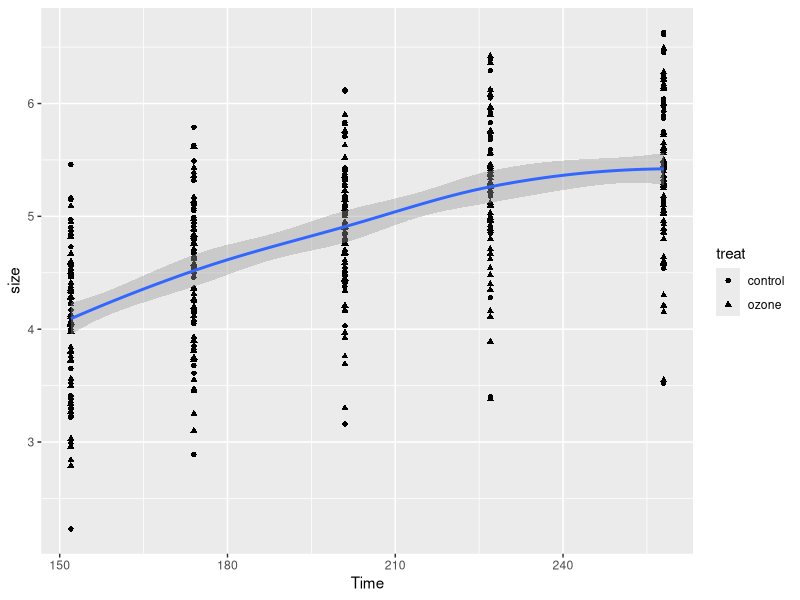
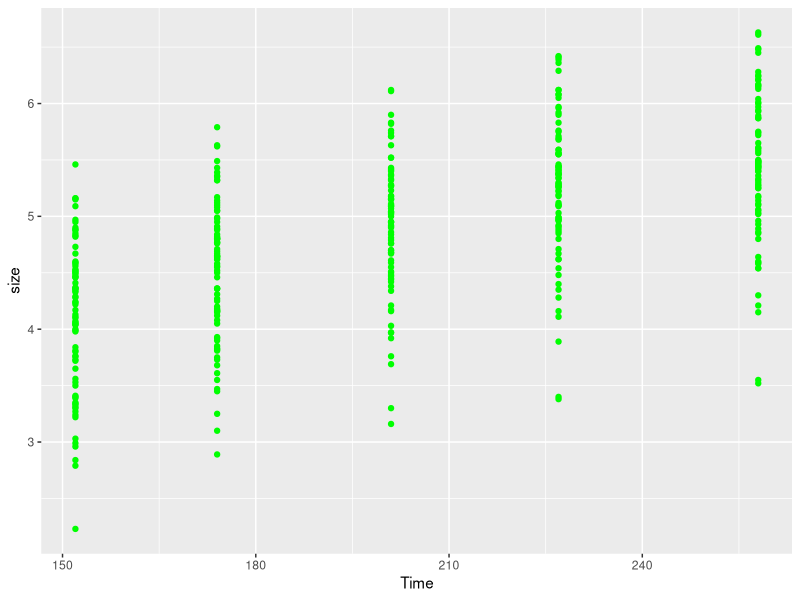
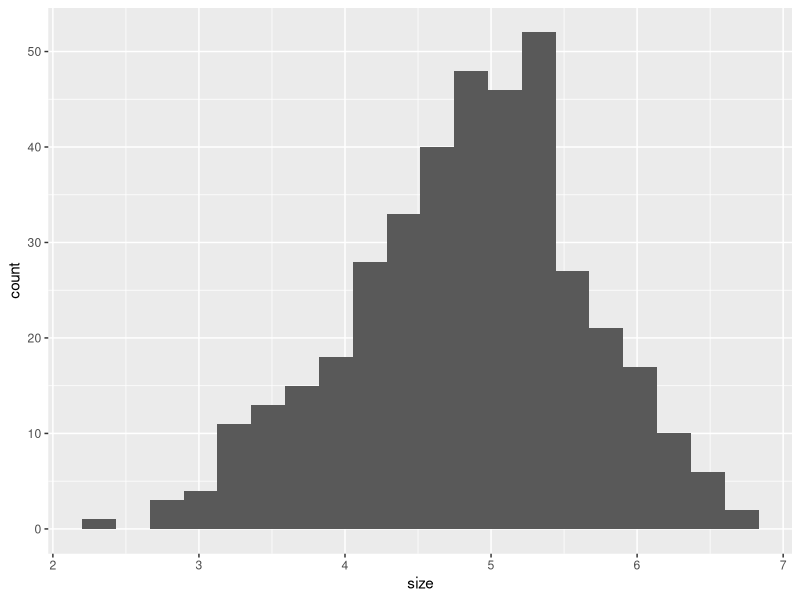
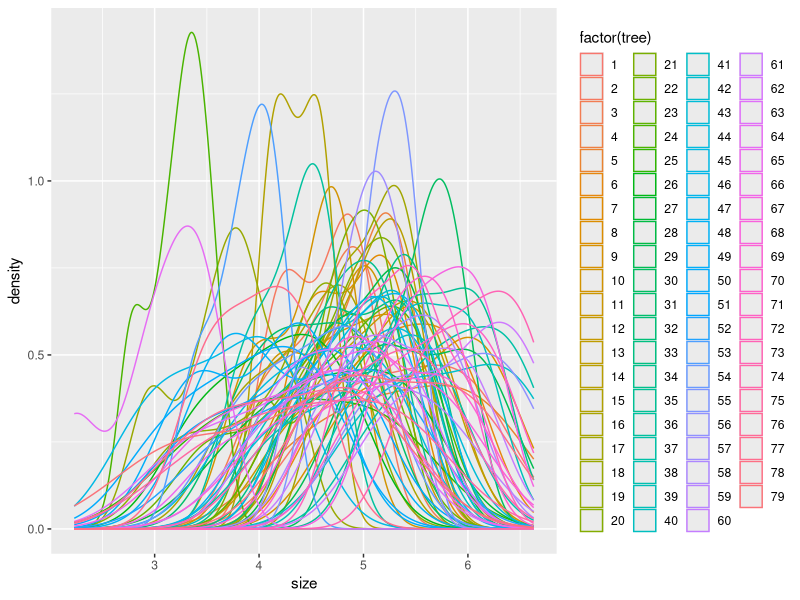
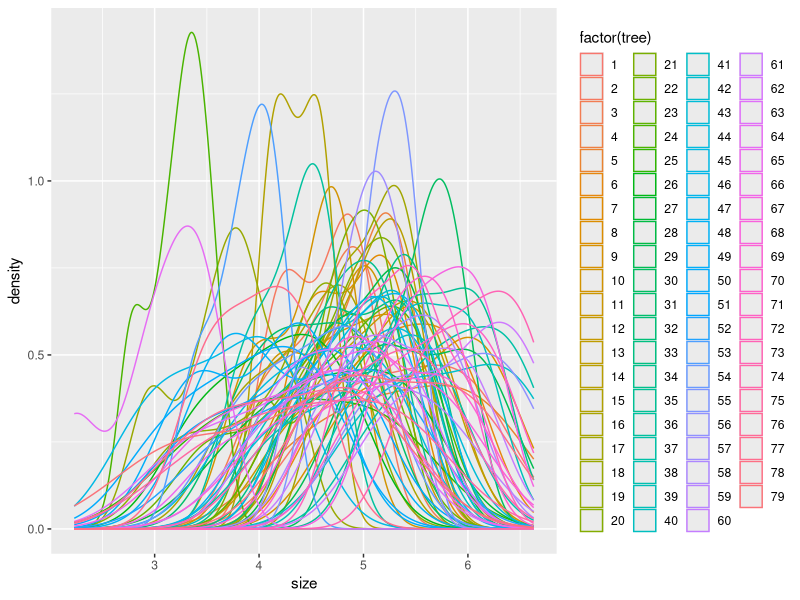
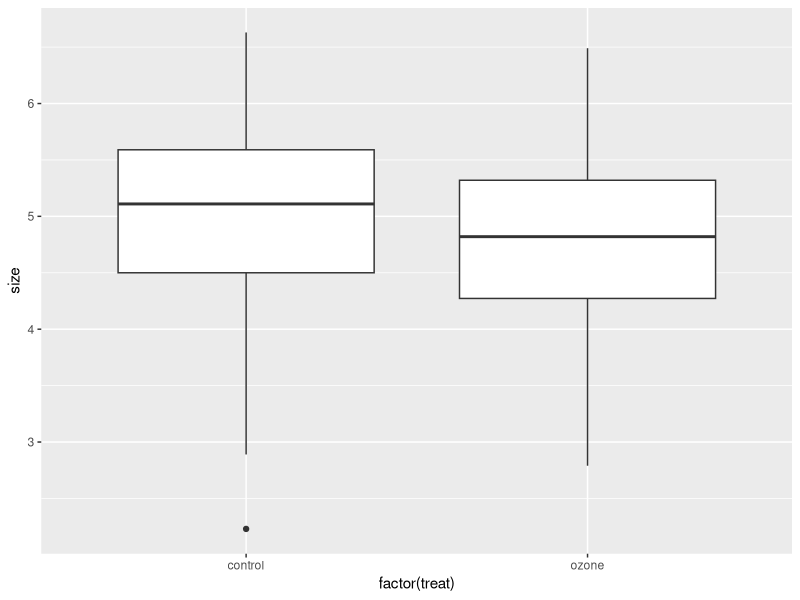
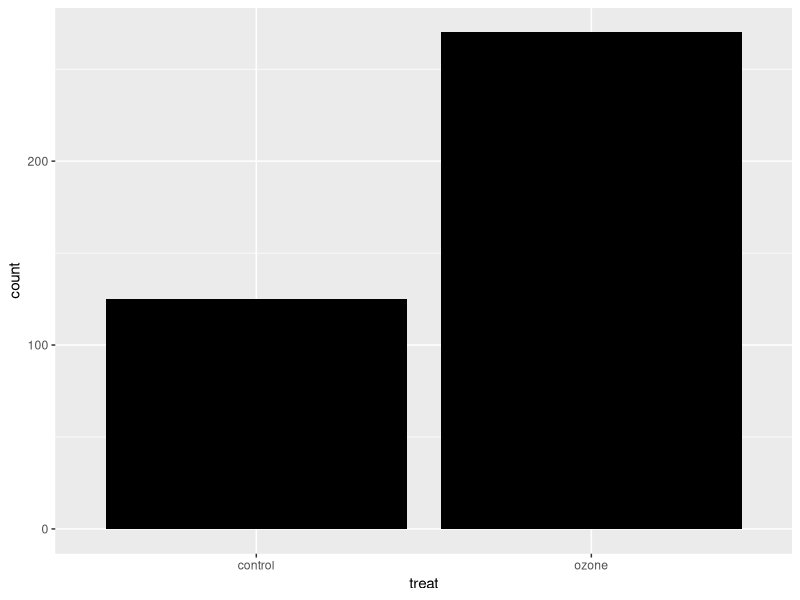
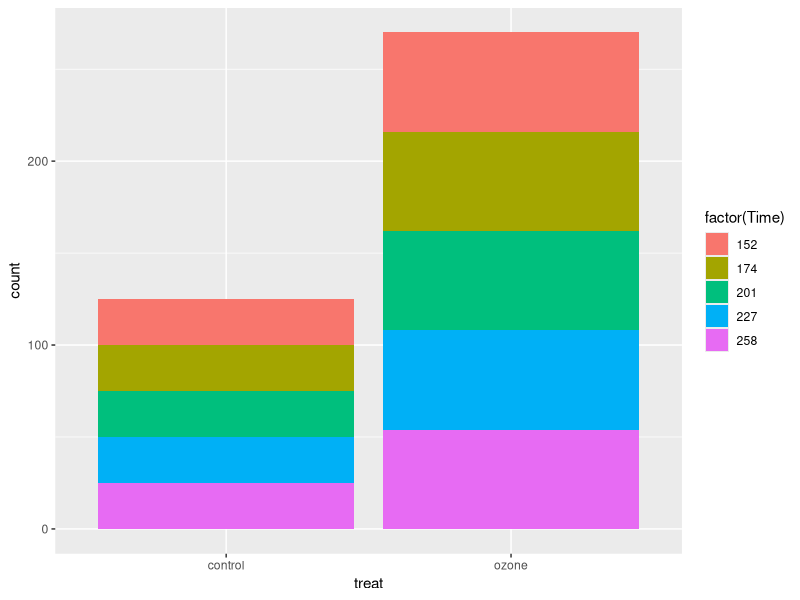

These figures' R source, in order:
library(ggplot2)
library(MASS)

#view the available datasets
data()
#choose the datasets
str(Sitka)
View(Sitka)

ggplot(data = Sitka, aes(x = Time, y = size))+
        geom_point(aes(shape=treat))+
        geom_smooth()


ggplot(data = Sitka, aes(x = Time, y = size))+
  geom_point(color= "green")



ggplot(data = Sitka, aes(x=size))+
  #number of columns       
  geom_histogram(bins = 20)


ggplot(data = Sitka, aes(x=size, color = factor(tree)))+
  geom_density()


ggplot(data = Sitka, aes(x=size, color = factor(tree)))+
  geom_density()


ggplot(data = Sitka, aes(x=factor(treat), y=size))+
  geom_boxplot()

ggplot(data = Sitka, aes(x=treat))+ 
  geom_bar(fill = "#000000")

#page 21/67
ggplot(data = Sitka, aes(x=treat, fill=factor(Time)))+ 
  geom_bar()

